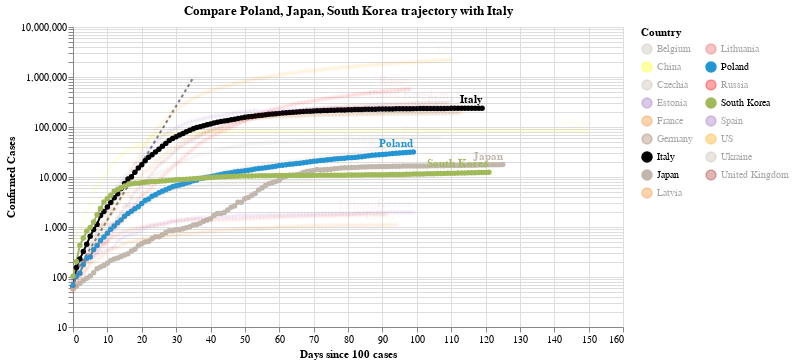

The cell this chart's notebook holds for it:
### Code cell
#hide_input
chart3 = make_since_chart(dff2, ['Poland', 'Japan', 'South Korea'], baseline_countries)
chart3

### Figure 1 — Vega-Lite specification as saved in the notebook (floating-point values rounded to 4 significant figures; data arrays with more than 128 entries replaced by an {"elided": "..."} marker saying what was removed)
{"config": {"view": {"continuousWidth": 400, "continuousHeight": 300}}, "layer": [{"data": {"name": "data-628230001892d6798b50651be41d1b3e"}, "mark": {"type": "line", "color": "black", "opacity": 0.5, "strokeDash": [3, 3]}, "encoding": {"x": {"type": "quantitative", "field": "Days since 100 cases"}, "y": {"type": "quantitative", "field": "Confirmed Cases"}}}, {"data": {"name": "data-2f6817cfef0e8fa62a281af45e56b3cd"}, "mark": {"type": "line", "point": true}, "encoding": {"color": {"type": "nominal", "field": "Country", "legend": {"columns": 2}, "scale": {"domain": ["Belgium", "China", "Czechia", "Estonia", "France", "Germany", "Italy", "Japan", "Latvia", "Lithuania", "Poland", "Russia", "South Korea", "Spain", "US", "Ukraine", "United Kingdom"], "range": ["#C1B7AD", "yellow", "#C1B7AD", "#9467bd", "#F58518", "#9D755D", "black", "#C1B7AD", "#F58518", "#E45756", "#2495D3", "red", "#A1BA59", "#9467bd", "orange", "#C1B7AD", "brown"]}}, "opacity": {"condition": {"value": 1, "selection": "selector001"}, "value": 0.05}, "tooltip": [{"type": "nominal", "field": "Country"}, {"type": "temporal", "field": "Date"}, {"type": "quantitative", "field": "Confirmed Cases"}, {"type": "quantitative", "field": "Days since 100 cases"}], "x": {"type": "quantitative", "field": "Days since 100 cases"}, "y": {"type": "quantitative", "field": "Confirmed Cases", "scale": {"type": "log"}}}, "selection": {"selector001": {"type": "multi", "fields": ["Country"], "bind": "legend", "init": [{"Country": "Poland"}, {"Country": "Japan"}, {"Country": "South Korea"}, {"Country": "Italy"}]}}, "width": 550}, {"data": {"name": "data-2f6817cfef0e8fa62a281af45e56b3cd"}, "mark": {"type": "text", "align": "right", "dy": -8, "fontWeight": "bold"}, "encoding": {"color": {"type": "nominal", "field": "Country", "legend": {"columns": 2}, "scale": {"domain": ["Belgium", "China", "Czechia", "Estonia", "France", "Germany", "Italy", "Japan", "Latvia", "Lithuania", "Poland", "Russia", "South Korea", "Spain", "US", "Ukraine", "United Kingdom"], "range": ["#C1B7AD", "yellow", "#C1B7AD", "#9467bd", "#F58518", "#9D755D", "black", "#C1B7AD", "#F58518", "#E45756", "#2495D3", "red", "#A1BA59", "#9467bd", "orange", "#C1B7AD", "brown"]}}, "opacity": {"condition": {"value": 1, "selection": "selector001"}, "value": 0.05}, "text": {"type": "nominal", "field": "Country"}, "tooltip": [{"type": "nominal", "field": "Country"}, {"type": "temporal", "field": "Date"}, {"type": "quantitative", "field": "Confirmed Cases"}, {"type": "quantitative", "field": "Days since 100 cases"}], "x": {"type": "quantitative", "field": "Days since 100 cases"}, "y": {"type": "quantitative", "field": "Confirmed Cases", "scale": {"type": "log"}}}, "transform": [{"filter": "(datum['Date'] >= 1592611200000)"}], "width": 550}], "title": "Compare Poland, Japan, South Korea trajectory with Italy", "$schema": "https://vega.github.io/schema/vega-lite/v4.0.2.json", "datasets": {"data-628230001892d6798b50651be41d1b3e": [{"Days since 100 cases": 0, "Confirmed Cases": 100.0}, {"Days since 100 cases": 1, "Confirmed Cases": 130.0}, {"Days since 100 cases": 2, "Confirmed Cases": 169.0}, {"Days since 100 cases": 3, "Confirmed Cases": 219.7}, {"Days since 100 cases": 4, "Confirmed Cases": 285.6}, {"Days since 100 cases": 5, "Confirmed Cases": 371.3}, {"Days since 100 cases": 6, "Confirmed Cases": 482.7}, {"Days since 100 cases": 7, "Confirmed Cases": 627.5}, {"Days since 100 cases": 8, "Confirmed Cases": 815.7}, {"Days since 100 cases": 9, "Confirmed Cases": 1060.0}, {"Days since 100 cases": 10, "Confirmed Cases": 1379.0}, {"Days since 100 cases": 11, "Confirmed Cases": 1792.0}, {"Days since 100 cases": 12, "Confirmed Cases": 2330.0}, {"Days since 100 cases": 13, "Confirmed Cases": 3029.0}, {"Days since 100 cases": 14, "Confirmed Cases": 3937.0}, {"Days since 100 cases": 15, "Confirmed Cases": 5119.0}, {"Days since 100 cases": 16, "Confirmed Cases": 6654.0}, {"Days since 100 cases": 17, "Confirmed Cases": 8650.0}, {"Days since 100 cases": 18, "Confirmed Cases": 11250.0}, {"Days since 100 cases": 19, "Confirmed Cases": 14620.0}, {"Days since 100 cases": 20, "Confirmed Cases": 19000.0}, {"Days since 100 cases": 21, "Confirmed Cases": 24710.0}, {"Days since 100 cases": 22, "Confirmed Cases": 32120.0}, {"Days since 100 cases": 23, "Confirmed Cases": 41750.0}, {"Days since 100 cases": 24, "Confirmed Cases": 54280.0}, {"Days since 100 cases": 25, "Confirmed Cases": 70560.0}, {"Days since 100 cases": 26, "Confirmed Cases": 91730.0}, {"Days since 100 cases": 27, "Confirmed Cases": 119300.0}, {"Days since 100 cases": 28, "Confirmed Cases": 155000.0}, {"Days since 100 cases": 29, "Confirmed Cases": 201500.0}, {"Days since 100 cases": 30, "Confirmed Cases": 262000.0}, {"Days since 100 cases": 31, "Confirmed Cases": 340600.0}, {"Days since 100 cases": 32, "Confirmed Cases": 442800.0}, {"Days since 100 cases": 33, "Confirmed Cases": 575600.0}, {"Days since 100 cases": 34, "Confirmed Cases": 748300.0}, {"Days since 100 cases": 35, "Confirmed Cases": 972800.0}], "data-2f6817cfef0e8fa62a281af45e56b3cd": {"elided": "1866 records"}}}
